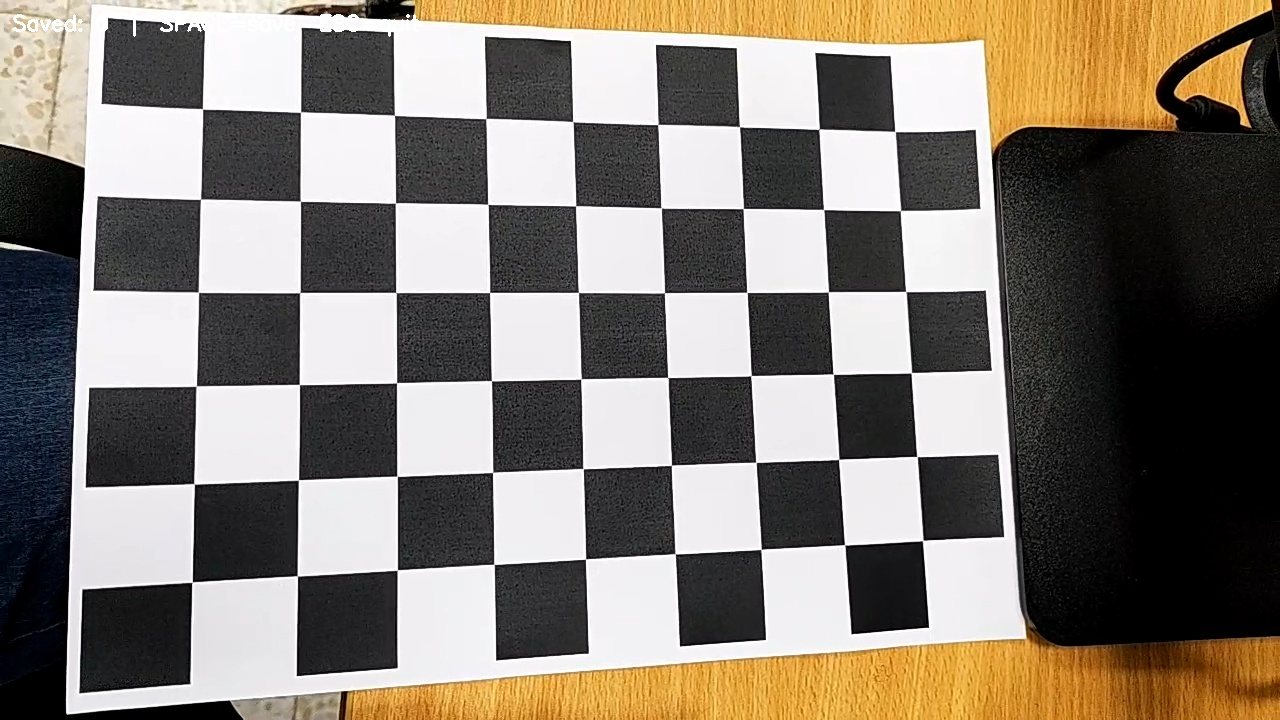
#> input picture lab 5/img_00.jpg, 1280 x 720 px
$ jupyter execute task.ipynb
#> lines starting #> are read from the running program, lines starting #| are printed output that depends on the picture
[cell 1]
import numpy as np

# Step 1: Input 3x3 patch
I = np.array([
    [210, 208, 110],
    [208, 205, 106],
    [105, 102,  40]
], dtype=float)

# Step 2: Finite-difference gradients (no padding)
Ix = np.zeros_like(I, dtype=float)
Iy = np.zeros_like(I, dtype=float)

# Horizontal gradient (Ix)
Ix[:, 0] = I[:, 1] - I[:, 0]
Ix[:, 1] = (I[:, 2] - I[:, 0]) / 2
Ix[:, 2] = I[:, 2] - I[:, 1]

# Vertical gradient (Iy)
Iy[0, :] = I[1, :] - I[0, :]
Iy[1, :] = (I[2, :] - I[0, :]) / 2
Iy[2, :] = I[2, :] - I[1, :]

print("Ix:\n", Ix)
print("Iy:\n", Iy)

# Step 3: Element-wise products
Ixx = Ix ** 2
Iyy = Iy ** 2
Ixy = Ix * Iy

print("\nIxx:\n", Ixx)
print("Iyy:\n", Iyy)
print("Ixy:\n", Ixy)

# Step 4: Sum over window for Sxx, Syy, Sxy
Sxx = np.sum(Ixx)
Syy = np.sum(Iyy)
Sxy = np.sum(Ixy)

print("\nSxx:", Sxx)
print("Syy:", Syy)
print("Sxy:", Sxy)

# Step 5: Harris window matrix H
H = np.array([[Sxx, Sxy], [Sxy, Syy]])
print("\nH matrix:\n", H)

# Step 6: Eigenvalues and eigenvectors (closed-form for 2x2)
eigvals, eigvecs = np.linalg.eig(H)
idx = eigvals.argsort()
eigvals = eigvals[idx]
eigvecs = eigvecs[:, idx]

print("\nEigenvalues:", eigvals)
print("Eigenvectors:\n", eigvecs)

# Step 7: Harris response: R = det(H) - k * (trace(H))**2
k = 0.04
trH = np.trace(H)
detH = np.linalg.det(H)
R = detH - k * (trH ** 2)

print("\nHarris response R:", R)

# Step 8: Corner/edge/flat classification
tol = 0.6445
mag_thresh = 1e-2

if eigvals[0] > mag_thresh and eigvals[1] > mag_thresh:
    rel_diff = np.abs(eigvals[0] - eigvals[1]) / max(np.abs(eigvals[0]), np.abs(eigvals[1]))
    if rel_diff < tol:
        print("\nThe point is likely a Corner")
    else:
        print("\nThe point is likely a Edge")
elif eigvals[1] > mag_thresh:
    print("\nThe point is likely a Edge")
else:
    print("\nThe point is likely a Flat")

[cell 2]
# 2: Part A with Gaussian weighting window

# Gaussian window
W = (1/16) * np.array([[1, 2, 1],
                       [2, 4, 2],
                       [1, 2, 1]])

# Apply weighting to element-wise products
Sxx_w = np.sum(W * Ixx)
Syy_w = np.sum(W * Iyy)
Sxy_w = np.sum(W * Ixy)

H_w = np.array([[Sxx_w, Sxy_w],
                [Sxy_w, Syy_w]])
print("Weighted H matrix:\n", H_w)

eigvals_w, eigvecs_w = np.linalg.eig(H_w)
idx_w = eigvals_w.argsort()
eigvals_w = eigvals_w[idx_w]
eigvecs_w = eigvecs_w[:, idx_w]
print("Weighted Eigenvalues:", eigvals_w)
print("Weighted Eigenvectors:\n", eigvecs_w)

R_w = np.linalg.det(H_w) - k * (np.trace(H_w))**2
print("Weighted Harris response R:", R_w)

[cell 3]
# 3: Part B - Harris on Image with Parameter Sweep, displaying in notebook

import cv2
import numpy as np
import matplotlib.pyplot as plt

def run_harris_inline(img_path, block_sizes, ksizes, ks, threshold_ratio=0.01):
#> called with img_path = 'img_00.jpg', threshold_ratio = 0.01
    img = cv2.imread(img_path)
#> img is the input picture: shape (720, 1280, 3); mean B, G, R 114.4, 124.2, 132.2
    img_rgb = cv2.cvtColor(img, cv2.COLOR_BGR2RGB)
    gray = cv2.cvtColor(img, cv2.COLOR_BGR2GRAY)
    gray = np.float32(gray)
    gray_blur = cv2.GaussianBlur(gray, (3,3), 0)

    results = []
    fig, axarr = plt.subplots(len(block_sizes), len(ks), figsize=(4*len(ks), 4*len(block_sizes)))
    plt.suptitle("Harris Corner Detection Results", fontsize=15)

    for i, blockSize in enumerate(block_sizes):
        for j, k in enumerate(ks):
            for ksize in ksizes:
                dst = cv2.cornerHarris(gray_blur, blockSize=blockSize, ksize=ksize, k=k)
                dst_dilated = cv2.dilate(dst, None)
                thr = threshold_ratio * dst.max()
                vis = img_rgb.copy()
                vis[dst_dilated > thr] = [255, 0, 0]  # mark corners in blue (for visibility)

                ax = axarr[i, j] if len(block_sizes) > 1 else axarr[j]
                ax.imshow(vis)
                ax.set_title(f'block={blockSize}, k={k:.2f}')
                ax.axis('off')

                results.append((blockSize, ksize, k))
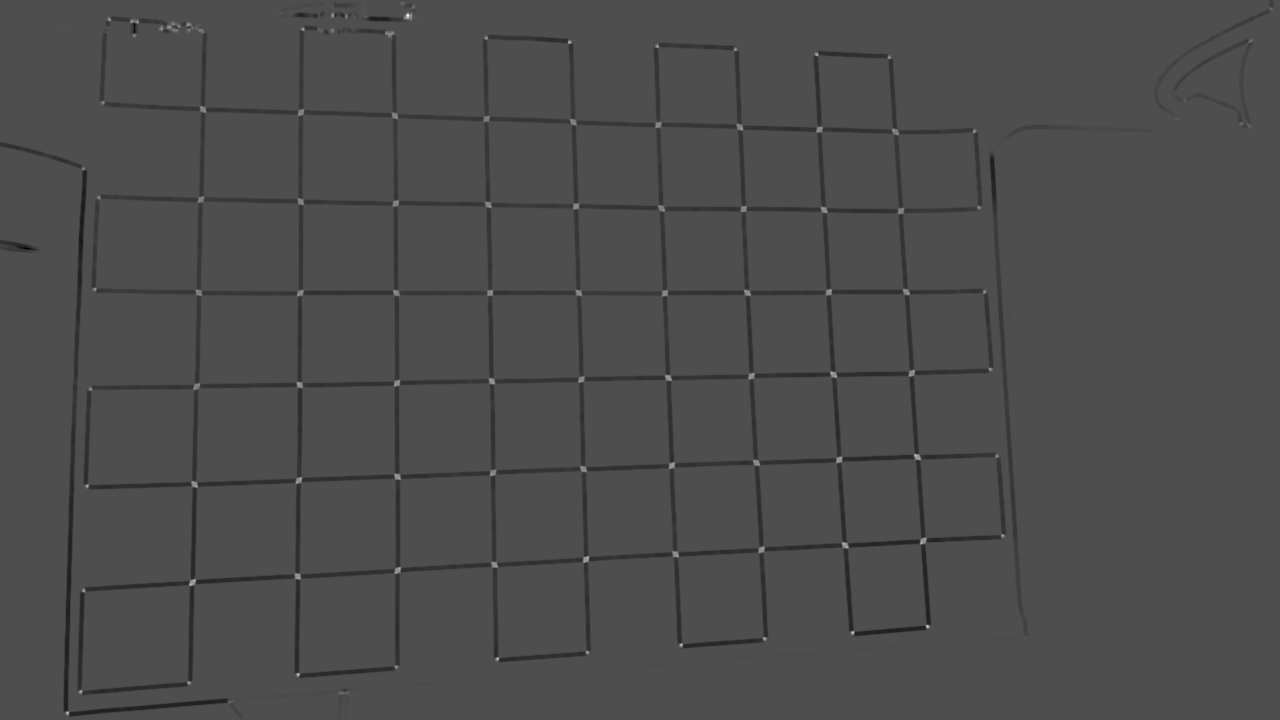
#> dst: shape (720, 1280) float32; min -27692508, max 62462968, mean -547401.1; drawn with min black and max white
#> after the loop, results = [(2, 3, 0.04), (2, 3, 0.06), (2, 3, 0.08), (3, 3, 0.04), (3, 3, 0.06), (3, 3, 0.08), (5, 3, 0.04), (5, 3, 0.06), (5, 3, 0.08)]

    plt.tight_layout()
    plt.show()
    return results


block_sizes = [2, 3, 5]
ksizes = [3]
ks = [0.04, 0.06, 0.08]
run_harris_inline('img_00.jpg', block_sizes, ksizes, ks)

[cell 4]
# 4: Part C - Brightness Invariance Test, display & results table

def brightness_invariance_test_inline(img_path, blockSize=3, ksize=3, k=0.04, threshold_ratio=0.01):
#> called with img_path = 'img_00.jpg', blockSize = 3, ksize = 3, k = 0.04, threshold_ratio = 0.01
    img = cv2.imread(img_path)
    img_rgb = cv2.cvtColor(img, cv2.COLOR_BGR2RGB)
    gray = cv2.cvtColor(img, cv2.COLOR_BGR2GRAY)
    gray = np.float32(gray)
    bright = cv2.convertScaleAbs(gray, alpha=1.0, beta=50)   # Bright version
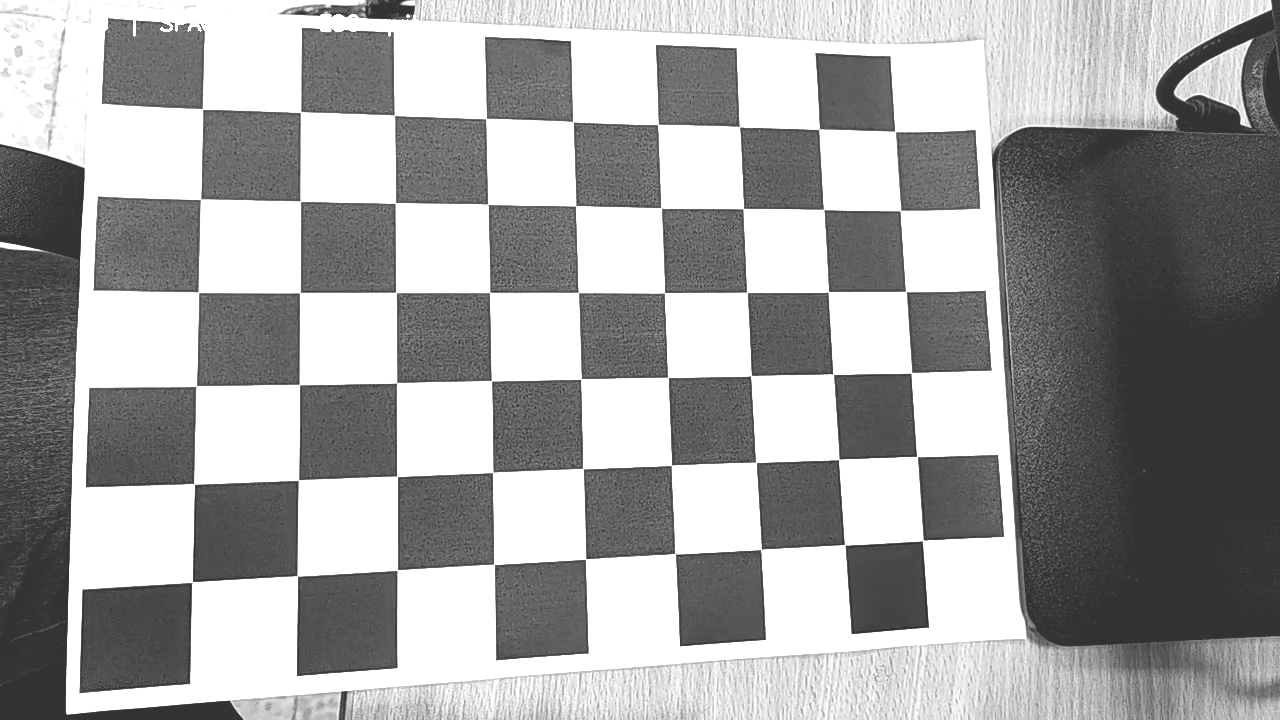
#> bright: shape (720, 1280); min 50, max 255, mean 162.2
    dark = cv2.convertScaleAbs(gray, alpha=1.0, beta=-30)    # Dark version
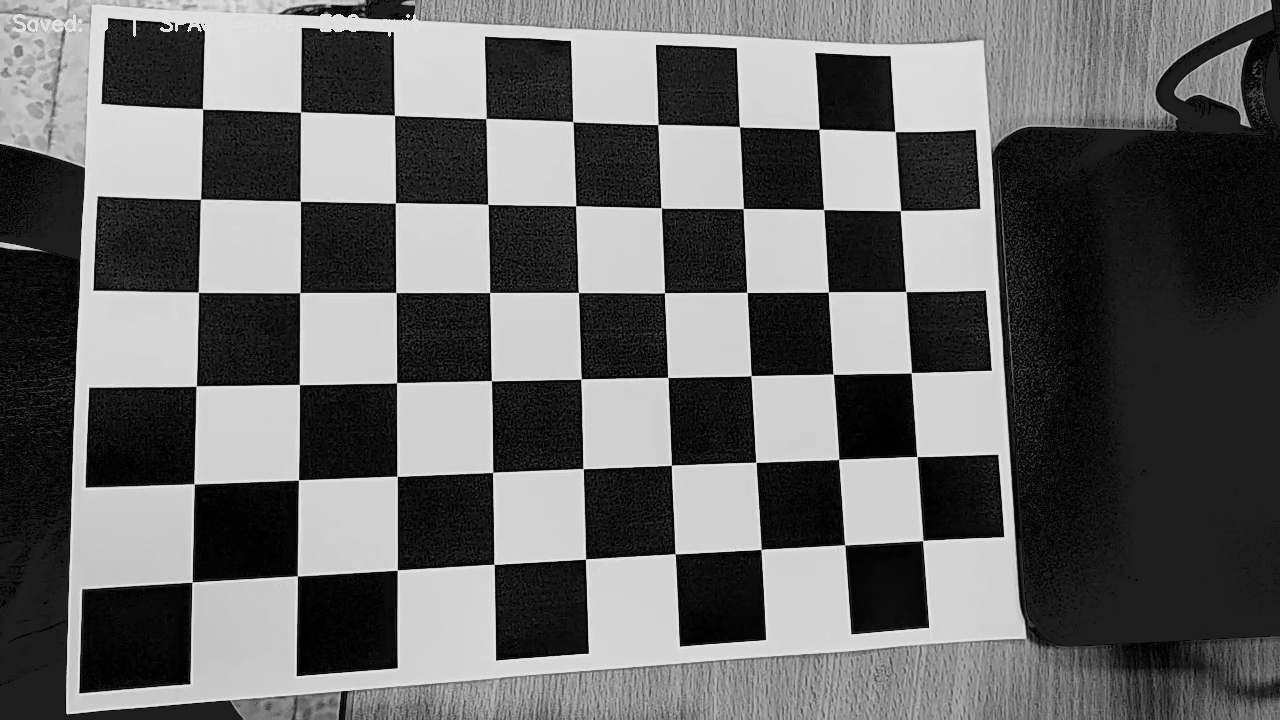
#> dark: shape (720, 1280); min 0, max 225, mean 103.7

    images = {'Original': gray, 'Bright (+50)': bright, 'Dark (−30)': dark}
    results = []

    fig, axarr = plt.subplots(1, 3, figsize=(15,5))
    plt.suptitle('Brightness Invariance Test')

    for i, (label, im) in enumerate(images.items()):
        dst = cv2.cornerHarris(im, blockSize=blockSize, ksize=ksize, k=k)
        dst_norm = dst / dst.max()
        thr = threshold_ratio
        if len(im.shape) == 2:
            im_color = cv2.cvtColor(im.astype(np.uint8), cv2.COLOR_GRAY2RGB)
        else:
            im_color = im.copy()
        vis = im_color.copy()
        vis[dst_norm > thr] = [255, 0, 0]
        count = np.sum(dst_norm > thr)
        max_r = dst_norm.max()
        axarr[i].imshow(vis)
        axarr[i].set_title(f"{label}\nCorners: {count}, Max R: {max_r:.2f}")
        axarr[i].axis('off')
        results.append((label, blockSize, k, ksize, thr, count, max_r))
#> this loop made 3 passes
#> (label, count) on passes 1 to 3: ('Original', 2029), ('Bright (+50)', 2260), ('Dark (−30)', 2200)
#> pass 1, in brightness_invariance_test_inline, `dst = cv2.cornerHarris(im, blockSize=blockSize, ksize=ksize, k=k)`:
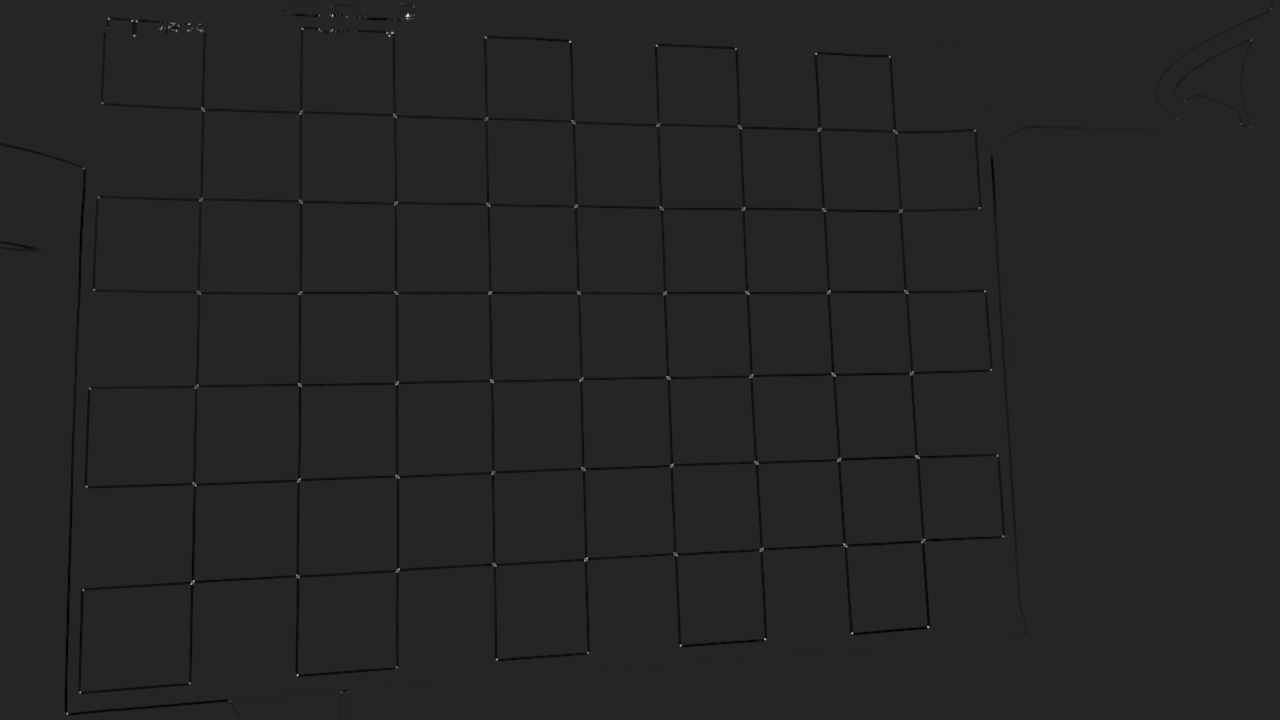
#> dst: shape (720, 1280) float32; min -61860416, max 358256960, mean -972490.8; drawn with min black and max white
#> after the loop, results = [('Original', 3, 0.04, 3, 0.01, 2029, 1), ('Bright (+50)', 3, 0.04, 3, 0.01, 2260, 1), ('Dark (−30)', 3, 0.04, 3, 0.01, 2200, 1)]
    plt.tight_layout()
    plt.show()
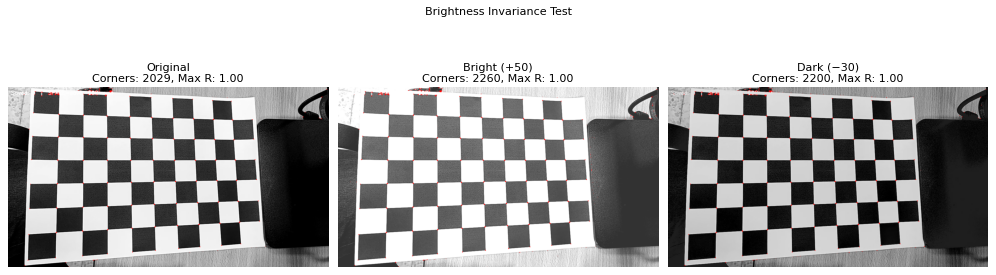
#> figure drawn by matplotlib, 3 panels; B, G, R data is drawn as R, G, B

    # Print result table
    import pandas as pd
    columns = ["Image", "blockSize", "k", "ksize", "Threshold", "Corner Count", "Max R"]
    df = pd.DataFrame(results, columns=columns)
#> df = table of 3 rows and 7 columns
    display(df)


brightness_invariance_test_inline('img_00.jpg')

[cell 5]
# 5: Part D - Scale Sensitivity Test, display & results table

def scale_sensitivity_test_inline(img_path, blockSize=3, ksize=3, k=0.04, threshold_ratio=0.01):
#> called with img_path = 'img_00.jpg', blockSize = 3, ksize = 3, k = 0.04, threshold_ratio = 0.01
    img = cv2.imread(img_path)
    gray = cv2.cvtColor(img, cv2.COLOR_BGR2GRAY)
    gray = np.float32(gray)
    scaled_up = cv2.resize(gray, None, fx=1.5, fy=1.5, interpolation=cv2.INTER_LINEAR)
    scaled_down = cv2.resize(gray, None, fx=0.5, fy=0.5, interpolation=cv2.INTER_AREA)
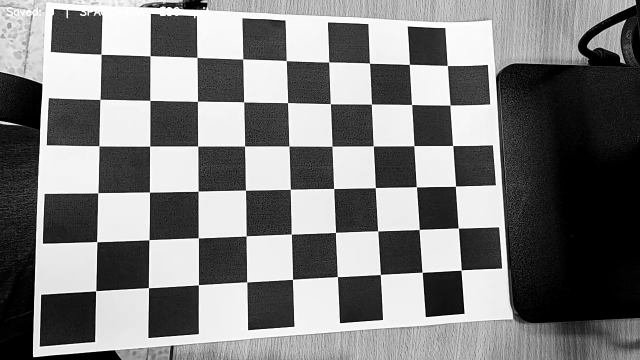
#> scaled_down: shape (360, 640) float32; min 0, max 255, mean 125.5

    images = {'Original (1.0×)': gray, 'Scaled Up (1.5×)': scaled_up, 'Scaled Down (0.5×)': scaled_down}
    results = []

    fig, axarr = plt.subplots(1, 3, figsize=(15,5))
    plt.suptitle('Scale Sensitivity Test')

    for i, (label, im) in enumerate(images.items()):
        dst = cv2.cornerHarris(im, blockSize=blockSize, ksize=ksize, k=k)
        dst_norm = dst / dst.max()
        thr = threshold_ratio
        if len(im.shape) == 2:
            im_color = cv2.cvtColor(im.astype(np.uint8), cv2.COLOR_GRAY2RGB)
        else:
            im_color = im.copy()
        vis = im_color.copy()
        vis[dst_norm > thr] = [255, 0, 0]
        count = np.sum(dst_norm > thr)
        max_r = dst_norm.max()
        axarr[i].imshow(vis)
        axarr[i].set_title(f"{label}\nCorners: {count}, Max R: {max_r:.2f}")
        axarr[i].axis('off')
        results.append((label, blockSize, k, ksize, thr, count, max_r))
#> this loop made 3 passes
#> (label, count) on passes 1 to 3: ('Original (1.0×)', 2029), ('Scaled Up (1.5×)', 2705), ('Scaled Down (0.5×)', 1845)
#> vis: shape (360, 640, 3)
#> after the loop, results = [('Original (1.0×)', 3, 0.04, 3, 0.01, 2029, 1), ('Scaled Up (1.5×)', 3, 0.04, 3, 0.01, 2705, 1), ('Scaled Down (0.5×)', 3, 0.04, 3, 0.01, 1845, 1)]
    plt.tight_layout()
    plt.show()
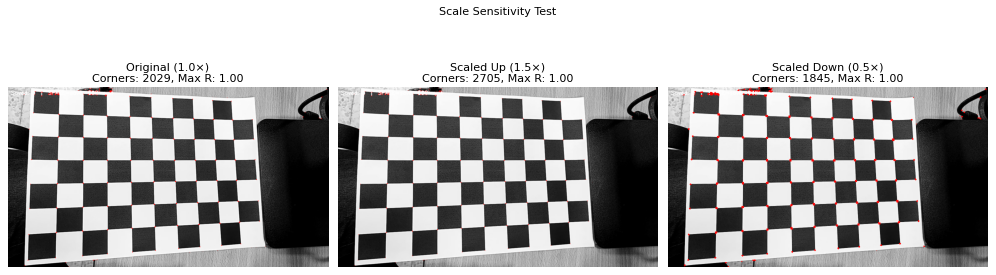
#> figure drawn by matplotlib, 3 panels; B, G, R data is drawn as R, G, B

    # Print result table
    import pandas as pd
    columns = ["Image", "blockSize", "k", "ksize", "Threshold", "Corner Count", "Max R"]
    df = pd.DataFrame(results, columns=columns)
#> df = table of 3 rows and 7 columns
    display(df)

# Example usage:
scale_sensitivity_test_inline('img_00.jpg')
